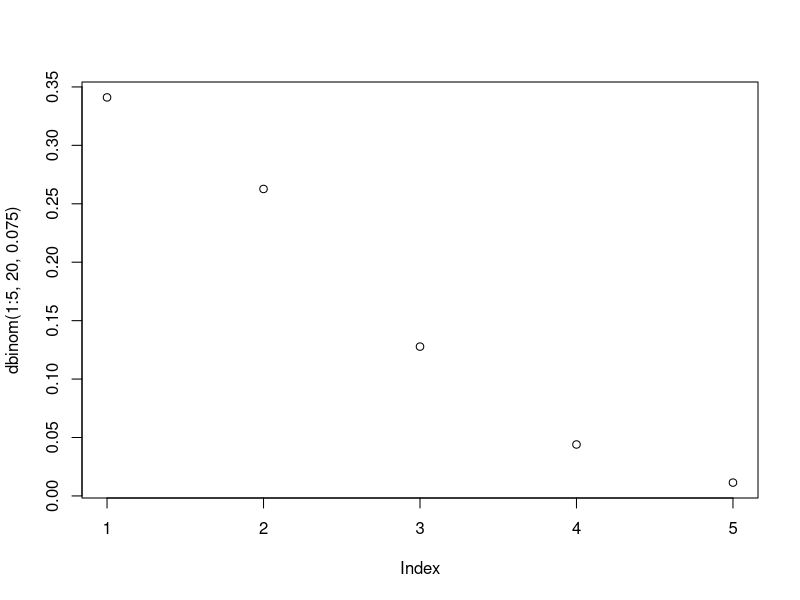
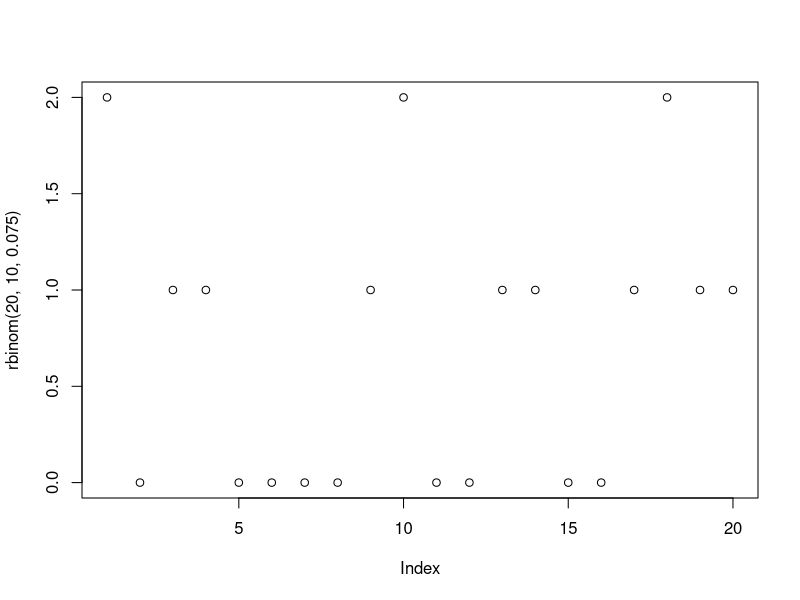
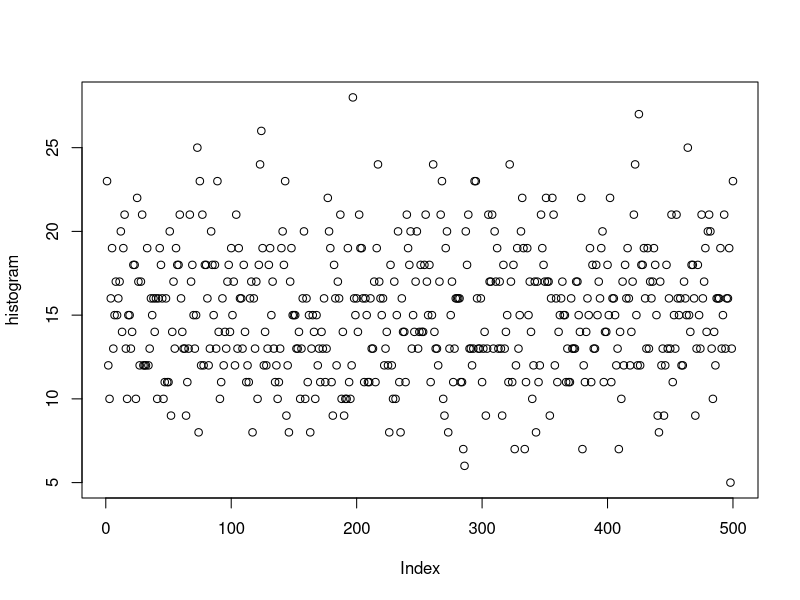

Here is the R script that generated these plots, in order:
## ---- chunk 1
# 1)
dbinom(3, 3, 0.075)
## ---- chunk 2
# 2)
dbinom(1:5, 20, 0.075)
plot(dbinom(1:5, 20, 0.075))
pbinom(0, 20, 0.075, lower.tail = FALSE) - pbinom(4, 20, 0.075, lower.tail = FALSE)
## ---- chunk 3
# 3)
1 - dbinom(0, 10, 0.075)
## ---- chunk 4
plot(rbinom(20, 10, 0.075))
## ---- chunk 5
histogram <- vector()
totalCount <- 0
for (i in 1:500) {
  eventCount <- 0
  rbinom_result <- rbinom(20, 10, 0.075)
  for (j in rbinom_result) {
    eventCount <- eventCount + j
  }
  histogram <- append(histogram, eventCount)
  totalCount <- totalCount + eventCount
}
plot(histogram)
## ---- chunk 6
print(totalCount)
print(totalCount / 500)
